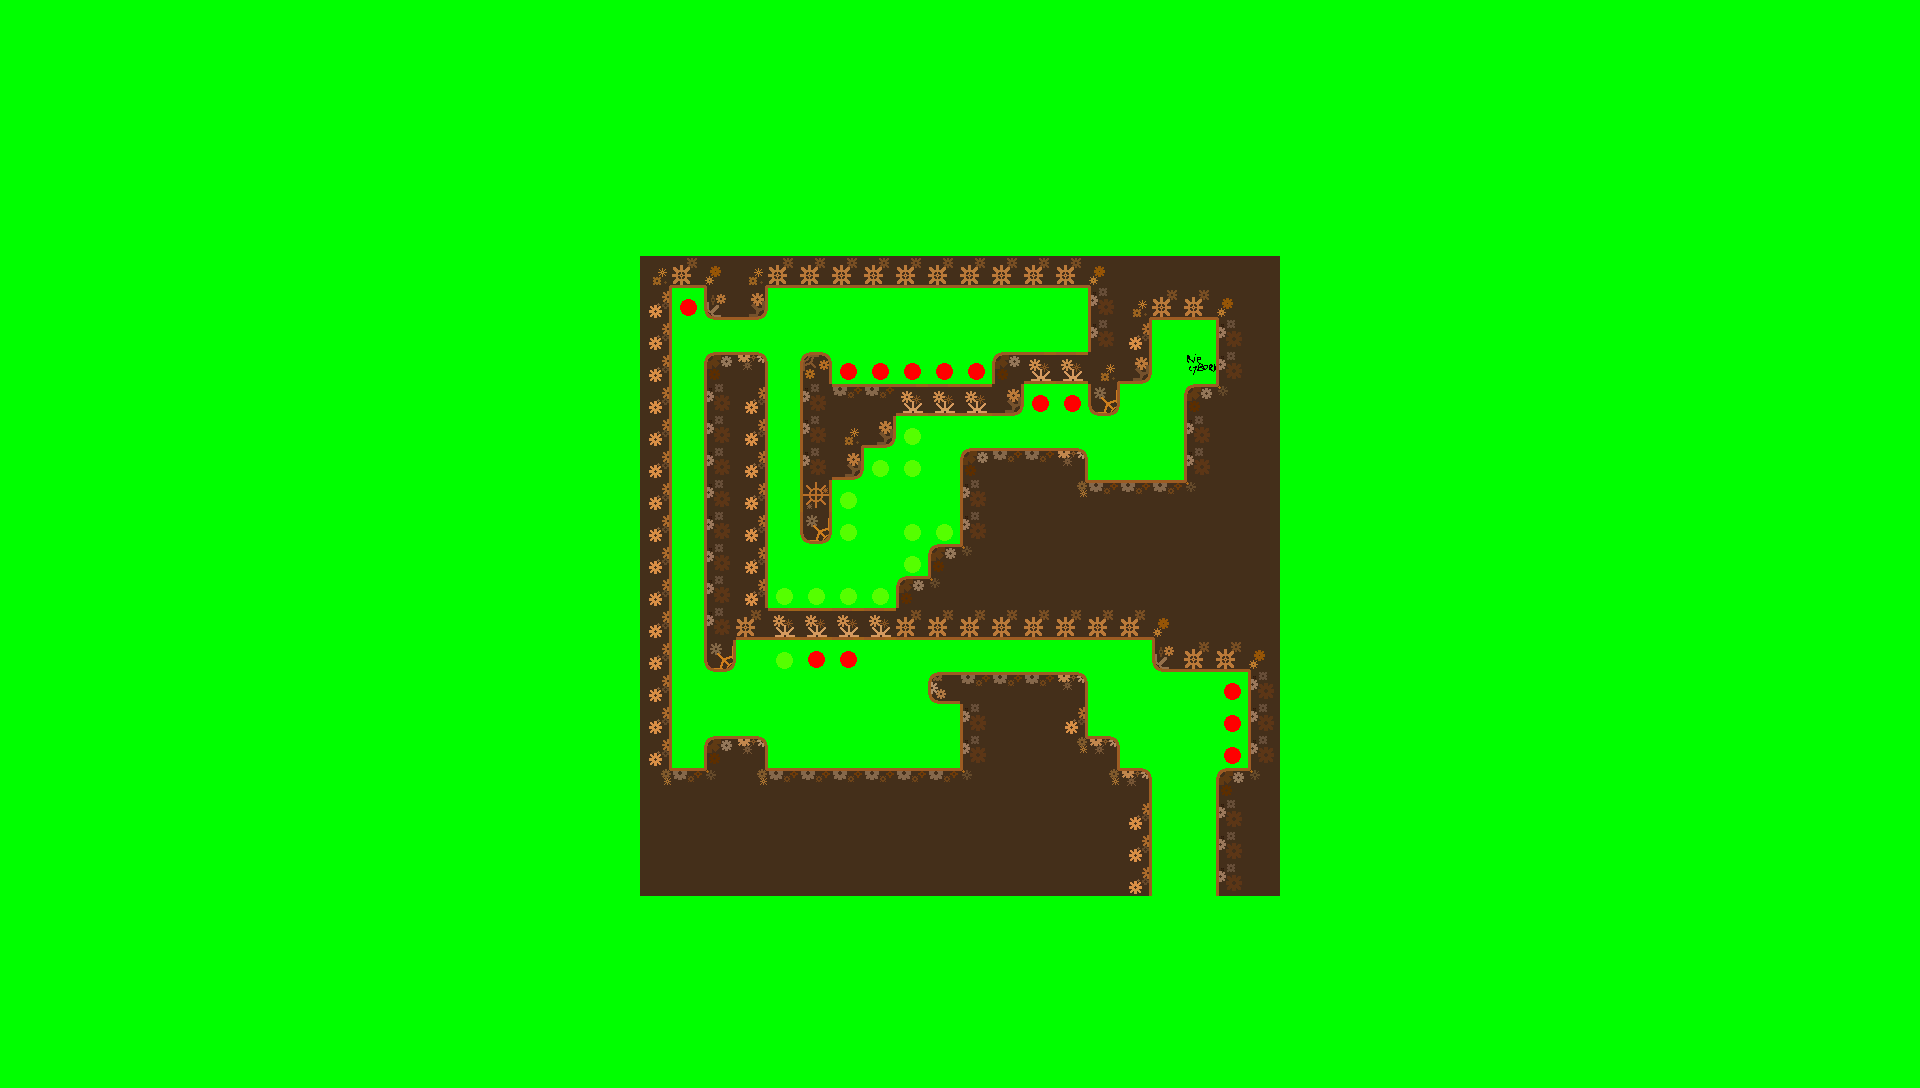

This is a level from a 2D game, rendered from its Tiled map with the project's own tilesets. A one-line summary and the complete map file follow:
An orthogonal 60x34 tile map with 32x32 px tiles, 1 tile layer (Tile Layer 1).

<map version="1.10" tiledversion="1.10.2" orientation="orthogonal" renderorder="right-down" width="60" height="34" tilewidth="32" tileheight="32" infinite="0" backgroundcolor="#00ff00" nextlayerid="2" nextobjectid="1">
 <tileset firstgid="1" name="edited tileset" tilewidth="32" tileheight="32" tilecount="27" columns="9">
  <image source="Assets/tile set.png" width="288" height="96" />
 </tileset>
 <layer id="1" name="Tile Layer 1" width="60" height="34">
  <data encoding="csv">
0,0,0,0,0,0,0,0,0,0,0,0,0,0,0,0,0,0,0,0,0,0,0,0,0,0,0,0,0,0,0,0,0,0,0,0,0,0,0,0,0,0,0,0,0,0,0,0,0,0,0,0,0,0,0,0,0,0,0,0,
0,0,0,0,0,0,0,0,0,0,0,0,0,0,0,0,0,0,0,0,0,0,0,0,0,0,0,0,0,0,0,0,0,0,0,0,0,0,0,0,0,0,0,0,0,0,0,0,0,0,0,0,0,0,0,0,0,0,0,0,
0,0,0,0,0,0,0,0,0,0,0,0,0,0,0,0,0,0,0,0,0,0,0,0,0,0,0,0,0,0,0,0,0,0,0,0,0,0,0,0,0,0,0,0,0,0,0,0,0,0,0,0,0,0,0,0,0,0,0,0,
0,0,0,0,0,0,0,0,0,0,0,0,0,0,0,0,0,0,0,0,0,0,0,0,0,0,0,0,0,0,0,0,0,0,0,0,0,0,0,0,0,0,0,0,0,0,0,0,0,0,0,0,0,0,0,0,0,0,0,0,
0,0,0,0,0,0,0,0,0,0,0,0,0,0,0,0,0,0,0,0,0,0,0,0,0,0,0,0,0,0,0,0,0,0,0,0,0,0,0,0,0,0,0,0,0,0,0,0,0,0,0,0,0,0,0,0,0,0,0,0,
0,0,0,0,0,0,0,0,0,0,0,0,0,0,0,0,0,0,0,0,0,0,0,0,0,0,0,0,0,0,0,0,0,0,0,0,0,0,0,0,0,0,0,0,0,0,0,0,0,0,0,0,0,0,0,0,0,0,0,0,
0,0,0,0,0,0,0,0,0,0,0,0,0,0,0,0,0,0,0,0,0,0,0,0,0,0,0,0,0,0,0,0,0,0,0,0,0,0,0,0,0,0,0,0,0,0,0,0,0,0,0,0,0,0,0,0,0,0,0,0,
0,0,0,0,0,0,0,0,0,0,0,0,0,0,0,0,0,0,0,0,0,0,0,0,0,0,0,0,0,0,0,0,0,0,0,0,0,0,0,0,0,0,0,0,0,0,0,0,0,0,0,0,0,0,0,0,0,0,0,0,
0,0,0,0,0,0,0,0,0,0,0,0,0,0,0,0,0,0,0,0,16,20,17,16,20,20,20,20,20,20,20,20,20,20,17,11,11,11,11,11,0,0,0,0,0,0,0,0,0,0,0,0,0,0,0,0,0,0,0,0,
0,0,0,0,0,0,0,0,0,0,0,0,0,0,0,0,0,0,0,0,12,18,19,21,0,0,0,0,0,0,0,0,0,0,10,16,20,20,17,11,0,0,0,0,0,0,0,0,0,0,0,0,0,0,0,0,0,0,0,0,
0,0,0,0,0,0,0,0,0,0,0,0,0,0,0,0,0,0,0,0,12,0,0,0,0,0,0,0,0,0,0,0,0,0,10,12,0,0,10,11,0,0,0,0,0,0,0,0,0,0,0,0,0,0,0,0,0,0,0,0,
0,0,0,0,0,0,0,0,0,0,0,0,0,0,0,0,0,0,0,0,12,0,1,3,0,15,18,18,18,18,18,1,7,7,16,21,0,27,10,11,0,0,0,0,0,0,0,0,0,0,0,0,0,0,0,0,0,0,0,0,
0,0,0,0,0,0,0,0,0,0,0,0,0,0,0,0,0,0,0,0,12,0,10,12,0,10,2,2,7,7,7,21,18,18,24,0,0,1,26,11,0,0,0,0,0,0,0,0,0,0,0,0,0,0,0,0,0,0,0,0,
0,0,0,0,0,0,0,0,0,0,0,0,0,0,0,0,0,0,0,0,12,0,10,12,0,10,16,21,9,0,0,0,0,0,0,0,0,10,11,11,0,0,0,0,0,0,0,0,0,0,0,0,0,0,0,0,0,0,0,0,
0,0,0,0,0,0,0,0,0,0,0,0,0,0,0,0,0,0,0,0,12,0,10,12,0,10,21,9,9,0,1,2,2,3,0,0,0,10,11,11,0,0,0,0,0,0,0,0,0,0,0,0,0,0,0,0,0,0,0,0,
0,0,0,0,0,0,0,0,0,0,0,0,0,0,0,0,0,0,0,0,12,0,10,12,0,8,9,0,0,0,10,11,11,25,2,2,2,26,11,11,0,0,0,0,0,0,0,0,0,0,0,0,0,0,0,0,0,0,0,0,
0,0,0,0,0,0,0,0,0,0,0,0,0,0,0,0,0,0,0,0,12,0,10,12,0,24,9,0,9,9,10,11,11,11,11,11,11,11,11,11,0,0,0,0,0,0,0,0,0,0,0,0,0,0,0,0,0,0,0,0,
0,0,0,0,0,0,0,0,0,0,0,0,0,0,0,0,0,0,0,0,12,0,10,12,0,0,0,0,9,1,26,11,11,11,11,11,11,11,11,11,0,0,0,0,0,0,0,0,0,0,0,0,0,0,0,0,0,0,0,0,
0,0,0,0,0,0,0,0,0,0,0,0,0,0,0,0,0,0,0,0,12,0,10,12,9,9,9,9,1,26,11,11,11,11,11,11,11,11,11,11,0,0,0,0,0,0,0,0,0,0,0,0,0,0,0,0,0,0,0,0,
0,0,0,0,0,0,0,0,0,0,0,0,0,0,0,0,0,0,0,0,12,0,10,20,7,7,7,7,20,20,20,20,20,20,20,20,17,11,11,11,0,0,0,0,0,0,0,0,0,0,0,0,0,0,0,0,0,0,0,0,
0,0,0,0,0,0,0,0,0,0,0,0,0,0,0,0,0,0,0,0,12,0,24,0,9,18,18,0,0,0,0,0,0,0,0,0,19,20,20,17,0,0,0,0,0,0,0,0,0,0,0,0,0,0,0,0,0,0,0,0,
0,0,0,0,0,0,0,0,0,0,0,0,0,0,0,0,0,0,0,0,12,0,0,0,0,0,0,0,0,4,2,2,2,3,0,0,0,0,18,10,0,0,0,0,0,0,0,0,0,0,0,0,0,0,0,0,0,0,0,0,
0,0,0,0,0,0,0,0,0,0,0,0,0,0,0,0,0,0,0,0,12,0,0,0,0,0,0,0,0,0,10,11,11,12,0,0,0,0,18,10,0,0,0,0,0,0,0,0,0,0,0,0,0,0,0,0,0,0,0,0,
0,0,0,0,0,0,0,0,0,0,0,0,0,0,0,0,0,0,0,0,12,0,1,3,0,0,0,0,0,0,10,11,11,25,3,0,0,0,18,10,0,0,0,0,0,0,0,0,0,0,0,0,0,0,0,0,0,0,0,0,
0,0,0,0,0,0,0,0,0,0,0,0,0,0,0,0,0,0,0,0,25,2,26,25,2,2,2,2,2,2,26,11,11,11,25,3,0,0,1,26,0,0,0,0,0,0,0,0,0,0,0,0,0,0,0,0,0,0,0,0,
0,0,0,0,0,0,0,0,0,0,0,0,0,0,0,0,0,0,0,0,11,11,11,11,11,11,11,11,11,11,11,11,11,11,11,12,0,0,10,11,0,0,0,0,0,0,0,0,0,0,0,0,0,0,0,0,0,0,0,0,
0,0,0,0,0,0,0,0,0,0,0,0,0,0,0,0,0,0,0,0,11,11,11,11,11,11,11,11,11,11,11,11,11,11,11,12,0,0,10,11,0,0,0,0,0,0,0,0,0,0,0,0,0,0,0,0,0,0,0,0,
0,0,0,0,0,0,0,0,0,0,0,0,0,0,0,0,0,0,0,0,11,11,11,11,11,11,11,11,11,11,11,11,11,11,11,12,0,0,10,11,0,0,0,0,0,0,0,0,0,0,0,0,0,0,0,0,0,0,0,0,
0,0,0,0,0,0,0,0,0,0,0,0,0,0,0,0,0,0,0,0,0,0,0,0,0,0,0,0,0,0,0,0,0,0,0,0,0,0,0,0,0,0,0,0,0,0,0,0,0,0,0,0,0,0,0,0,0,0,0,0,
0,0,0,0,0,0,0,0,0,0,0,0,0,0,0,0,0,0,0,0,0,0,0,0,0,0,0,0,0,0,0,0,0,0,0,0,0,0,0,0,0,0,0,0,0,0,0,0,0,0,0,0,0,0,0,0,0,0,0,0,
0,0,0,0,0,0,0,0,0,0,0,0,0,0,0,0,0,0,0,0,0,0,0,0,0,0,0,0,0,0,0,0,0,0,0,0,0,0,0,0,0,0,0,0,0,0,0,0,0,0,0,0,0,0,0,0,0,0,0,0,
0,0,0,0,0,0,0,0,0,0,0,0,0,0,0,0,0,0,0,0,0,0,0,0,0,0,0,0,0,0,0,0,0,0,0,0,0,0,0,0,0,0,0,0,0,0,0,0,0,0,0,0,0,0,0,0,0,0,0,0,
0,0,0,0,0,0,0,0,0,0,0,0,0,0,0,0,0,0,0,0,0,0,0,0,0,0,0,0,0,0,0,0,0,0,0,0,0,0,0,0,0,0,0,0,0,0,0,0,0,0,0,0,0,0,0,0,0,0,0,0,
0,0,0,0,0,0,0,0,0,0,0,0,0,0,0,0,0,0,0,0,0,0,0,0,0,0,0,0,0,0,0,0,0,0,0,0,0,0,0,0,0,0,0,0,0,0,0,0,0,0,0,0,0,0,0,0,0,0,0,0
</data>
 </layer>
</map>
